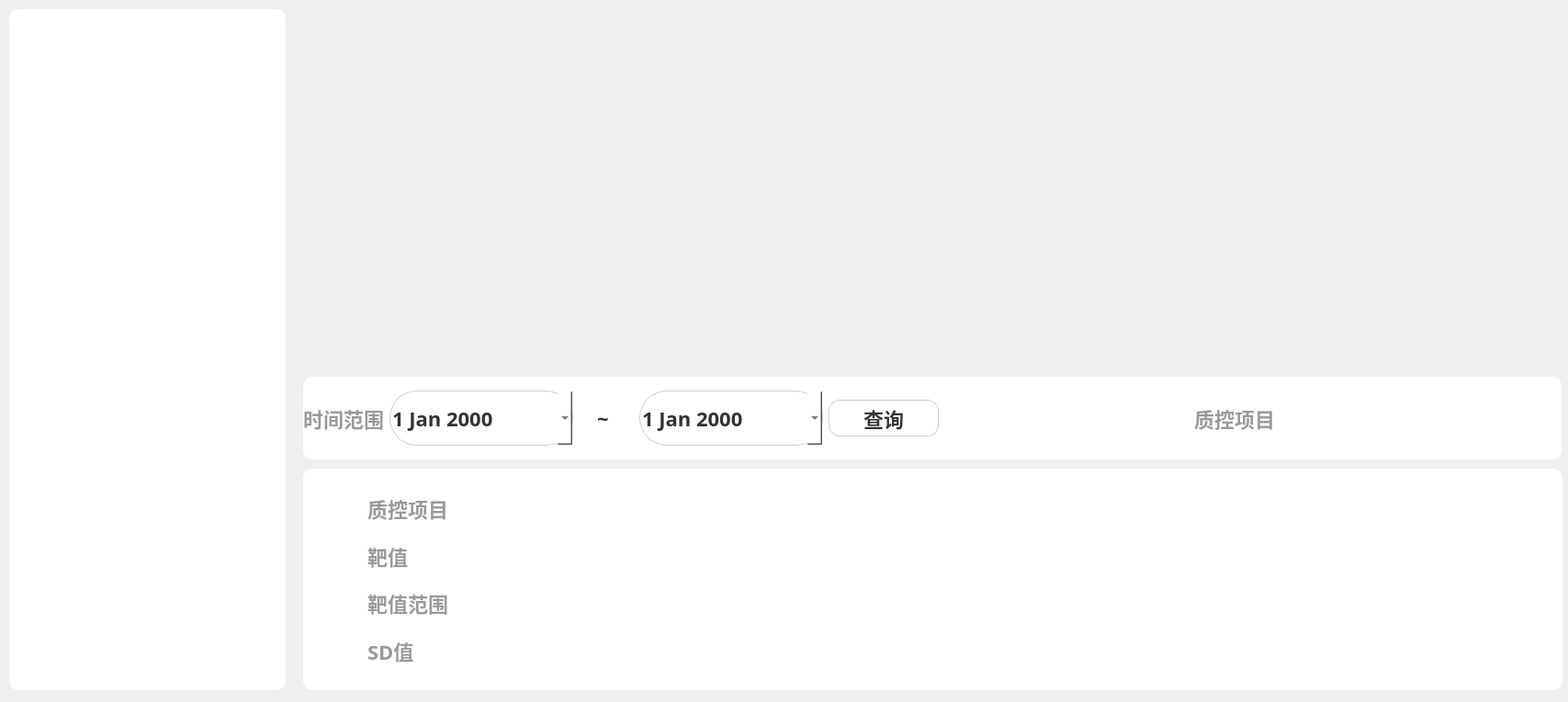
<?xml version="1.0" encoding="UTF-8"?>
<ui version="4.0">
 <class>QualityCurve</class>
 <widget class="QWidget" name="QualityCurve">
  <property name="geometry">
   <rect>
    <x>0</x>
    <y>0</y>
    <width>1707</width>
    <height>764</height>
   </rect>
  </property>
  <property name="sizePolicy">
   <sizepolicy hsizetype="Fixed" vsizetype="Fixed">
    <horstretch>0</horstretch>
    <verstretch>0</verstretch>
   </sizepolicy>
  </property>
  <property name="minimumSize">
   <size>
    <width>1707</width>
    <height>764</height>
   </size>
  </property>
  <property name="maximumSize">
   <size>
    <width>1707</width>
    <height>764</height>
   </size>
  </property>
  <property name="windowTitle">
   <string>Form</string>
  </property>
  <widget class="QCustomPlot" name="customPlot" native="true">
   <property name="geometry">
    <rect>
     <x>336</x>
     <y>2</y>
     <width>1361</width>
     <height>399</height>
    </rect>
   </property>
   <property name="sizePolicy">
    <sizepolicy hsizetype="Expanding" vsizetype="Expanding">
     <horstretch>0</horstretch>
     <verstretch>0</verstretch>
    </sizepolicy>
   </property>
   <property name="minimumSize">
    <size>
     <width>0</width>
     <height>0</height>
    </size>
   </property>
   <property name="maximumSize">
    <size>
     <width>1531</width>
     <height>399</height>
    </size>
   </property>
   <property name="font">
    <font>
     <family>微软雅黑</family>
     <pointsize>14</pointsize>
    </font>
   </property>
   <property name="styleSheet">
    <string notr="true">QWidget#widget_curve
{
background: #FFFFFF;
border-radius: 10px;
}</string>
   </property>
  </widget>
  <widget class="QWidget" name="widget_time_select" native="true">
   <property name="geometry">
    <rect>
     <x>330</x>
     <y>410</y>
     <width>1370</width>
     <height>90</height>
    </rect>
   </property>
   <property name="sizePolicy">
    <sizepolicy hsizetype="Preferred" vsizetype="Preferred">
     <horstretch>0</horstretch>
     <verstretch>0</verstretch>
    </sizepolicy>
   </property>
   <property name="minimumSize">
    <size>
     <width>0</width>
     <height>0</height>
    </size>
   </property>
   <property name="maximumSize">
    <size>
     <width>1420</width>
     <height>90</height>
    </size>
   </property>
   <property name="styleSheet">
    <string notr="true">QWidget#widget_time_select
{
background: #FFFFFF;
border-radius: 10px;
}</string>
   </property>
   <layout class="QHBoxLayout" name="horizontalLayout">
    <item>
     <spacer name="horizontalSpacer_6">
      <property name="orientation">
       <enum>Qt::Horizontal</enum>
      </property>
      <property name="sizeHint" stdset="0">
       <size>
        <width>40</width>
        <height>20</height>
       </size>
      </property>
     </spacer>
    </item>
    <item>
     <widget class="QLabel" name="label">
      <property name="font">
       <font>
        <family>PingFang SC</family>
        <pointsize>-1</pointsize>
        <weight>62</weight>
        <bold>true</bold>
       </font>
      </property>
      <property name="styleSheet">
       <string notr="true">width: 85px;
height: 22px;
font-family: PingFang SC;
font-weight: 500;
font-size: 22px;
color: #999999;
line-height: 42px;</string>
      </property>
      <property name="text">
       <string>时间范围</string>
      </property>
     </widget>
    </item>
    <item>
     <widget class="QDateEdit" name="dateEdit_start">
      <property name="sizePolicy">
       <sizepolicy hsizetype="Fixed" vsizetype="Fixed">
        <horstretch>0</horstretch>
        <verstretch>0</verstretch>
       </sizepolicy>
      </property>
      <property name="minimumSize">
       <size>
        <width>200</width>
        <height>60</height>
       </size>
      </property>
      <property name="maximumSize">
       <size>
        <width>300</width>
        <height>60</height>
       </size>
      </property>
      <property name="styleSheet">
       <string notr="true">QDateEdit#dateEdit_start {
    background: #FFFFFF;
    border-radius: 30px;
    border: 1px solid #CACDD3;

    font-family: PingFang SC;
    font-weight: 500;
    font-size: 22px;
    color: #333333;
    line-height: 42px;
}
#dateEdit_start::drop-down{

height:55px;
width:50px;
image: url(:/beijing/down_arrow.png);
}
#dateEdit_start::down-button
{
height:55px;
width:45px;
image: url(:/beijing/down_arrow.png);
}

QDateEdit::up-button {
    width: 0px; 
    height: 0px; 
}
QCalendarWidget {
border-radius:10px;
}

QCalendarWidget QWidget#qt_calendar_navigationbar {

	background-color: qlineargradient(spread:pad, x1:0.989, y1:0.949, x2:0.04, y2:0.05, stop:0 rgba(41, 148, 238, 255), stop:1 rgba(45, 204, 233, 255));
border-top-left-radius:10px;
border-top-right-radius:10px;

}

QCalendarWidget QToolButton#qt_calendar_monthbutton:hover {
    color: #343536;
}

QCalendarWidget QToolButton#qt_calendar_yearbutton:hover {
    color: #343536;
}

QCalendarWidget QToolButton#qt_calendar_calendarview {
    background-color: #ff4588;
}

QCalendarWidget QToolButton {
    background-color: transparent;
    border: none;
    border-radius: 10px;
    min-width: 60px;
    min-height: 60px;
    width: 120px;
    height: 60px;
    color: #666666;
    font-size: 24px;
    icon-size: 50px, 50px;
}

QCalendarWidget QToolButton#qt_calendar_prevmonth {
    background-color: transparent;
    width: 62px;
    height: 33px;
    icon-size: 62px, 66px;
	qproperty-icon: url(:/3-1/first_page.png);

}
QCalendarWidget QToolButton#qt_calendar_prevmonth:hover,
QCalendarWidget QToolButton#qt_calendar_prevmonth:pressed {
       icon-size: 62px, 66px;
	   qproperty-icon: url(:/3-1-2/first.png);
}

QCalendarWidget QToolButton#qt_calendar_nextmonth {
    background-color:transparent;
    width: 62px;
    height: 66px;
    icon-size: 62px, 66px;
    qproperty-icon:url(:/3-1-2/last.png);
}
QCalendarWidget QToolButton#qt_calendar_nextmonth:hover,
QCalendarWidget QToolButton#qt_calendar_nextmonth:pressed{
    qproperty-icon:url(:/3-1/last_page.png);
}

QCalendarWidget QMenu {
    width: 120px;
    left: 20px;
    color: #666666;
    font-size: 18px;
    background-color: #f1f2f3;
}

QCalendarWidget QSpinBox {
    width: 120px;
    min-width: 120px;
    max-width: 120px;
    font-size: 28px;
    color: #666666;
    background-color: rgb(242, 247, 251);
    selection-background-color: rgb(136, 136, 136);
    selection-color: rgb(255, 255, 255);
}

QCalendarWidget QSpinBox::up-button {
    subcontrol-origin: border;
    subcontrol-position: top right;
    width: 30px;
    height: 28px;
	image: url(:/1-3/up.png);

}

QCalendarWidget QSpinBox::up-button:hover {
    subcontrol-origin: border;
    subcontrol-position: top right;

    width: 30px;
    height: 28px;
	image: url(:/1-3/up.png);
}

QCalendarWidget  QSpinBox::down-button {
    subcontrol-origin: border;
    subcontrol-position:right bottom ;
    width: 30px;
    height: 28px;
    
	image: url(:/1-3/down.png);

}

QCalendarWidget QSpinBox::down-button:hover {
    subcontrol-origin: border;
    subcontrol-position: bottom right;

    width: 30px;
    height: 28px;
    image: url(:/1-3/down.png);
}

QCalendarWidget QSpinBox::up-arrow {
    width: 28px;
    height: 28px;
}

QCalendarWidget QSpinBox::down-arrow {
    width: 28px;
    height: 28px;
}

/* 星期几 */
QCalendarWidget QWidget {
    alternate-background-color: rgb(237, 240, 244);
}

/* 属于当前月份日期 */
QCalendarWidget QAbstractItemView:enabled {
    font-size: 22px;
    color: rgb(66, 66, 66);
    background-color: rgb(237,240,244);
    selection-background-color: rgb(128, 128, 128);
    selection-color: rgb(0, 225, 0);
}

/* 非当前月份的日期 */
QCalendarWidget QAbstractItemView:!enabled {
    font-size: 22px;
    color: rgb(168, 168, 168);
    background-color: rgb(237, 240, 244);
}
</string>
      </property>
      <property name="specialValueText">
       <string/>
      </property>
      <property name="dateTime">
       <datetime>
        <hour>0</hour>
        <minute>0</minute>
        <second>0</second>
        <year>2000</year>
        <month>1</month>
        <day>1</day>
       </datetime>
      </property>
      <property name="minimumDate">
       <date>
        <year>2000</year>
        <month>1</month>
        <day>1</day>
       </date>
      </property>
      <property name="calendarPopup">
       <bool>true</bool>
      </property>
     </widget>
    </item>
    <item>
     <spacer name="horizontalSpacer_3">
      <property name="orientation">
       <enum>Qt::Horizontal</enum>
      </property>
      <property name="sizeType">
       <enum>QSizePolicy::Fixed</enum>
      </property>
      <property name="sizeHint" stdset="0">
       <size>
        <width>20</width>
        <height>20</height>
       </size>
      </property>
     </spacer>
    </item>
    <item>
     <widget class="QLabel" name="label_2">
      <property name="sizePolicy">
       <sizepolicy hsizetype="Fixed" vsizetype="Fixed">
        <horstretch>0</horstretch>
        <verstretch>0</verstretch>
       </sizepolicy>
      </property>
      <property name="minimumSize">
       <size>
        <width>20</width>
        <height>20</height>
       </size>
      </property>
      <property name="maximumSize">
       <size>
        <width>20</width>
        <height>20</height>
       </size>
      </property>
      <property name="font">
       <font>
        <family>PingFang SC</family>
        <pointsize>-1</pointsize>
        <weight>62</weight>
        <bold>true</bold>
       </font>
      </property>
      <property name="styleSheet">
       <string notr="true">font-family: PingFang SC;
font-weight: 500;
font-size: 22px;
color: #333333;
line-height: 42px;</string>
      </property>
      <property name="text">
       <string>~</string>
      </property>
     </widget>
    </item>
    <item>
     <spacer name="horizontalSpacer_4">
      <property name="orientation">
       <enum>Qt::Horizontal</enum>
      </property>
      <property name="sizeType">
       <enum>QSizePolicy::Fixed</enum>
      </property>
      <property name="sizeHint" stdset="0">
       <size>
        <width>20</width>
        <height>20</height>
       </size>
      </property>
     </spacer>
    </item>
    <item>
     <widget class="QDateEdit" name="dateEdit_end">
      <property name="minimumSize">
       <size>
        <width>200</width>
        <height>60</height>
       </size>
      </property>
      <property name="maximumSize">
       <size>
        <width>300</width>
        <height>60</height>
       </size>
      </property>
      <property name="styleSheet">
       <string notr="true">QDateEdit#dateEdit_end {
    background: #FFFFFF;
    border-radius: 30px;
    border: 1px solid #CACDD3;

    font-family: PingFang SC;
    font-weight: 500;
    font-size: 22px;
    color: #333333;
    line-height: 42px;
}
QDateEdit::down-button {
    image: url(:/beijing/down_arrow.png);
    width: 55px;
    height: 50px;
}
#dateEdit_end::drop-down{

height:55px;
width:50px;
image: url(:/beijing/down_arrow.png);
}
QDateEdit::up-button {
    width: 0px; 
    height: 0px; 
}
QCalendarWidget {
border-radius:10px;
}

QCalendarWidget QWidget#qt_calendar_navigationbar {

	background-color: qlineargradient(spread:pad, x1:0.989, y1:0.949, x2:0.04, y2:0.05, stop:0 rgba(41, 148, 238, 255), stop:1 rgba(45, 204, 233, 255));
border-top-left-radius:10px;
border-top-right-radius:10px;

}

QCalendarWidget QToolButton#qt_calendar_monthbutton:hover {
    color: #343536;
}

QCalendarWidget QToolButton#qt_calendar_yearbutton:hover {
    color: #343536;
}

QCalendarWidget QToolButton#qt_calendar_calendarview {
    background-color: #ff4588;
}

QCalendarWidget QToolButton {
    background-color: transparent;
    border: none;
    border-radius: 10px;
    min-width: 60px;
    min-height: 60px;
    width: 120px;
    height: 60px;
    color: #666666;
    font-size: 24px;
    icon-size: 50px, 50px;
}

QCalendarWidget QToolButton#qt_calendar_prevmonth {
    background-color: transparent;
    width: 62px;
    height: 33px;
    icon-size: 62px, 66px;
	qproperty-icon: url(:/3-1/first_page.png);

}
QCalendarWidget QToolButton#qt_calendar_prevmonth:hover,
QCalendarWidget QToolButton#qt_calendar_prevmonth:pressed {
       icon-size: 62px, 66px;
	   qproperty-icon: url(:/3-1-2/first.png);
}

QCalendarWidget QToolButton#qt_calendar_nextmonth {
    background-color:transparent;
    width: 62px;
    height: 66px;
    icon-size: 62px, 66px;
    qproperty-icon:url(:/3-1-2/last.png);
}
QCalendarWidget QToolButton#qt_calendar_nextmonth:hover,
QCalendarWidget QToolButton#qt_calendar_nextmonth:pressed{
    qproperty-icon:url(:/3-1/last_page.png);
}

QCalendarWidget QMenu {
    width: 120px;
    left: 20px;
    color: #666666;
    font-size: 18px;
    background-color: #f1f2f3;
}

QCalendarWidget QSpinBox {
    width: 120px;
    min-width: 120px;
    max-width: 120px;
    font-size: 28px;
    color: #666666;
    background-color: rgb(242, 247, 251);
    selection-background-color: rgb(136, 136, 136);
    selection-color: rgb(255, 255, 255);
}

QCalendarWidget QSpinBox::up-button {
    subcontrol-origin: border;
    subcontrol-position: top right;
    width: 30px;
    height: 28px;
	image: url(:/1-3/up.png);

}

QCalendarWidget QSpinBox::up-button:hover {
    subcontrol-origin: border;
    subcontrol-position: top right;

    width: 30px;
    height: 28px;
	image: url(:/1-3/up.png);
}

QCalendarWidget  QSpinBox::down-button {
    subcontrol-origin: border;
    subcontrol-position:right bottom ;
    width: 30px;
    height: 28px;
    
	image: url(:/1-3/down.png);

}

QCalendarWidget QSpinBox::down-button:hover {
    subcontrol-origin: border;
    subcontrol-position: bottom right;

    width: 30px;
    height: 28px;
    image: url(:/1-3/down.png);
}

QCalendarWidget QSpinBox::up-arrow {
    width: 28px;
    height: 28px;
}

QCalendarWidget QSpinBox::down-arrow {
    width: 28px;
    height: 28px;
}

/* 星期几 */
QCalendarWidget QWidget {
    alternate-background-color: rgb(237, 240, 244);
}

/* 属于当前月份日期 */
QCalendarWidget QAbstractItemView:enabled {
    font-size: 22px;
    color: rgb(66, 66, 66);
    background-color: rgb(237,240,244);
    selection-background-color: rgb(128, 128, 128);
    selection-color: rgb(0, 225, 0);
}

/* 非当前月份的日期 */
QCalendarWidget QAbstractItemView:!enabled {
    font-size: 22px;
    color: rgb(168, 168, 168);
    background-color: rgb(237, 240, 244);
}
</string>
      </property>
      <property name="wrapping">
       <bool>false</bool>
      </property>
      <property name="readOnly">
       <bool>false</bool>
      </property>
      <property name="buttonSymbols">
       <enum>QAbstractSpinBox::UpDownArrows</enum>
      </property>
      <property name="specialValueText">
       <string/>
      </property>
      <property name="dateTime">
       <datetime>
        <hour>0</hour>
        <minute>0</minute>
        <second>0</second>
        <year>2000</year>
        <month>1</month>
        <day>1</day>
       </datetime>
      </property>
      <property name="maximumDate">
       <date>
        <year>9999</year>
        <month>12</month>
        <day>31</day>
       </date>
      </property>
      <property name="minimumDate">
       <date>
        <year>2000</year>
        <month>1</month>
        <day>1</day>
       </date>
      </property>
      <property name="calendarPopup">
       <bool>true</bool>
      </property>
     </widget>
    </item>
    <item>
     <widget class="QPushButton" name="btn_searchDate">
      <property name="minimumSize">
       <size>
        <width>120</width>
        <height>40</height>
       </size>
      </property>
      <property name="styleSheet">
       <string notr="true">    background: #FFFFFF;
    border-radius: 12px;
    border: 1px solid #CACDD3;

    font-family: PingFang SC;
    font-weight: 500;
    font-size: 22px;
    color: #333333;
    line-height: 42px;</string>
      </property>
      <property name="text">
       <string>查询</string>
      </property>
     </widget>
    </item>
    <item>
     <spacer name="horizontalSpacer_5">
      <property name="orientation">
       <enum>Qt::Horizontal</enum>
      </property>
      <property name="sizeHint" stdset="0">
       <size>
        <width>501</width>
        <height>20</height>
       </size>
      </property>
     </spacer>
    </item>
    <item>
     <widget class="QLabel" name="label_project">
      <property name="sizePolicy">
       <sizepolicy hsizetype="Expanding" vsizetype="Fixed">
        <horstretch>0</horstretch>
        <verstretch>0</verstretch>
       </sizepolicy>
      </property>
      <property name="minimumSize">
       <size>
        <width>114</width>
        <height>60</height>
       </size>
      </property>
      <property name="maximumSize">
       <size>
        <width>2000</width>
        <height>60</height>
       </size>
      </property>
      <property name="font">
       <font>
        <family>PingFang SC</family>
        <pointsize>-1</pointsize>
        <weight>62</weight>
        <bold>true</bold>
       </font>
      </property>
      <property name="styleSheet">
       <string notr="true">width: 43px;
height: 21px;
font-family: PingFang SC;
font-weight: 500;
font-size: 22px;
color: #999999;
line-height: 42px;</string>
      </property>
      <property name="text">
       <string>质控项目</string>
      </property>
     </widget>
    </item>
    <item>
     <widget class="QLabel" name="label_project_val">
      <property name="sizePolicy">
       <sizepolicy hsizetype="Preferred" vsizetype="Fixed">
        <horstretch>0</horstretch>
        <verstretch>0</verstretch>
       </sizepolicy>
      </property>
      <property name="minimumSize">
       <size>
        <width>180</width>
        <height>60</height>
       </size>
      </property>
      <property name="maximumSize">
       <size>
        <width>300</width>
        <height>60</height>
       </size>
      </property>
      <property name="styleSheet">
       <string notr="true">width: 43px;
height: 21px;
font-family: PingFang SC;
font-weight: 500;
font-size: 22px;
color: #999999;
line-height: 42px;</string>
      </property>
      <property name="text">
       <string/>
      </property>
     </widget>
    </item>
    <item>
     <spacer name="horizontalSpacer">
      <property name="orientation">
       <enum>Qt::Horizontal</enum>
      </property>
      <property name="sizeType">
       <enum>QSizePolicy::Fixed</enum>
      </property>
      <property name="sizeHint" stdset="0">
       <size>
        <width>100</width>
        <height>20</height>
       </size>
      </property>
     </spacer>
    </item>
   </layout>
  </widget>
  <widget class="QWidget" name="widget_bottom" native="true">
   <property name="geometry">
    <rect>
     <x>330</x>
     <y>510</y>
     <width>1371</width>
     <height>241</height>
    </rect>
   </property>
   <property name="sizePolicy">
    <sizepolicy hsizetype="Preferred" vsizetype="Preferred">
     <horstretch>0</horstretch>
     <verstretch>0</verstretch>
    </sizepolicy>
   </property>
   <property name="minimumSize">
    <size>
     <width>0</width>
     <height>0</height>
    </size>
   </property>
   <property name="maximumSize">
    <size>
     <width>11111</width>
     <height>11111</height>
    </size>
   </property>
   <property name="styleSheet">
    <string notr="true">QWidget#widget_bottom
{
border-radius: 10px;
background: #FFFFFF;
}

</string>
   </property>
   <widget class="QWidget" name="layoutWidget">
    <property name="geometry">
     <rect>
      <x>70</x>
      <y>20</y>
      <width>431</width>
      <height>201</height>
     </rect>
    </property>
    <layout class="QGridLayout" name="gridLayout">
     <item row="0" column="0">
      <widget class="QLabel" name="label_name">
       <property name="styleSheet">
        <string notr="true">width: 150px;
background: #FFFFFF;
height: 21px;
font-family: PingFang SC;
font-weight: 500;
font-size: 22px;
color: #999999;
line-height: 42px;</string>
       </property>
       <property name="text">
        <string>质控项目</string>
       </property>
      </widget>
     </item>
     <item row="0" column="1">
      <widget class="QLabel" name="label_name_val">
       <property name="styleSheet">
        <string notr="true">width: 150px;
height: 21px;
font-family: PingFang SC;
font-weight: 500;
font-size: 22px;
color: #999999;
line-height: 42px;
background: #FFFFFF;</string>
       </property>
       <property name="text">
        <string/>
       </property>
      </widget>
     </item>
     <item row="1" column="0">
      <widget class="QLabel" name="label_target">
       <property name="styleSheet">
        <string notr="true">width: 150px;
background: #FFFFFF;
height: 21px;
font-family: PingFang SC;
font-weight: 500;
font-size: 22px;
color: #999999;
line-height: 42px;</string>
       </property>
       <property name="text">
        <string>靶值</string>
       </property>
      </widget>
     </item>
     <item row="1" column="1">
      <widget class="QLabel" name="label_target_val">
       <property name="styleSheet">
        <string notr="true">width: 150px;
height: 21px;
font-family: PingFang SC;
font-weight: 500;
font-size: 22px;
color: #999999;
line-height: 42px;
background: #FFFFFF;</string>
       </property>
       <property name="text">
        <string/>
       </property>
      </widget>
     </item>
     <item row="2" column="0">
      <widget class="QLabel" name="label_targetRange">
       <property name="styleSheet">
        <string notr="true">width: 150px;
background: #FFFFFF;
height: 21px;
font-family: PingFang SC;
font-weight: 500;
font-size: 22px;
color: #999999;
line-height: 42px;</string>
       </property>
       <property name="text">
        <string>靶值范围</string>
       </property>
      </widget>
     </item>
     <item row="2" column="1">
      <widget class="QLabel" name="label_targetRange_val">
       <property name="styleSheet">
        <string notr="true">width: 150px;
height: 21px;
font-family: PingFang SC;
font-weight: 500;
font-size: 22px;
color: #999999;
line-height: 42px;
background: #FFFFFF;</string>
       </property>
       <property name="text">
        <string/>
       </property>
      </widget>
     </item>
     <item row="3" column="0">
      <widget class="QLabel" name="label_SD">
       <property name="styleSheet">
        <string notr="true">width: 150px;
background: #FFFFFF;
height: 21px;
font-family: PingFang SC;
font-weight: 500;
font-size: 22px;
color: #999999;
line-height: 42px;</string>
       </property>
       <property name="text">
        <string>SD值</string>
       </property>
      </widget>
     </item>
     <item row="3" column="1">
      <widget class="QLabel" name="label_SD_val">
       <property name="styleSheet">
        <string notr="true">width: 150px;
height: 21px;
font-family: PingFang SC;
font-weight: 500;
font-size: 22px;
color: #999999;
line-height: 42px;
background: #FFFFFF;</string>
       </property>
       <property name="text">
        <string/>
       </property>
      </widget>
     </item>
    </layout>
   </widget>
  </widget>
  <widget class="QTableWidget" name="tableWidget">
   <property name="geometry">
    <rect>
     <x>10</x>
     <y>10</y>
     <width>301</width>
     <height>741</height>
    </rect>
   </property>
   <property name="styleSheet">
    <string notr="true">QTableWidget#tableWidget
{
background: #FFFFFF;
font-family: PingFang SC;
font-weight: 500;
font-size: 24px;
border-radius: 10px;
color: #333333;
line-height: 42px;
}
QTableWidget::item {
    text-align: center;
}
QHeaderView {
    font-family: PingFang SC;
	font-weight: 500;
	font-size: 22px;
	color: #6D7E92;
	line-height: 42px;
}

QHeaderView::section {
    background-color: #EFF0F2;
	border-top: 1px solid #E1EBF6;
	border-left: none;
	border-bottom: 1px solid #E1EBF6;
	border-right: none;
	line-height: 42px;
}
QTableWidget::item:selected {
    background: #D4F2F5;
	border-top: none;
	border-left: none;
    border-bottom: 1px solid #22A4B3;
	border-right: none;
}</string>
   </property>
  </widget>
 </widget>
 <customwidgets>
  <customwidget>
   <class>QCustomPlot</class>
   <extends>QWidget</extends>
   <header>qcustomplot.h</header>
   <container>1</container>
  </customwidget>
 </customwidgets>
 <resources/>
 <connections/>
</ui>
